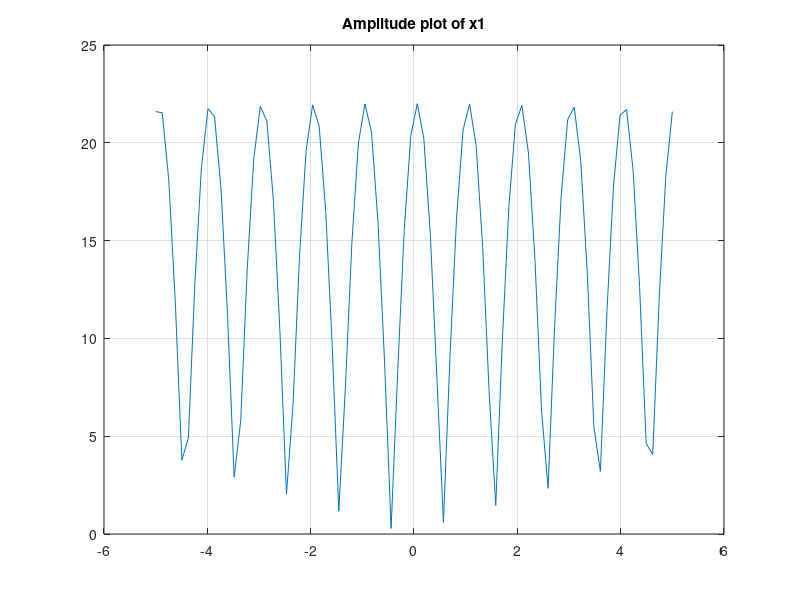
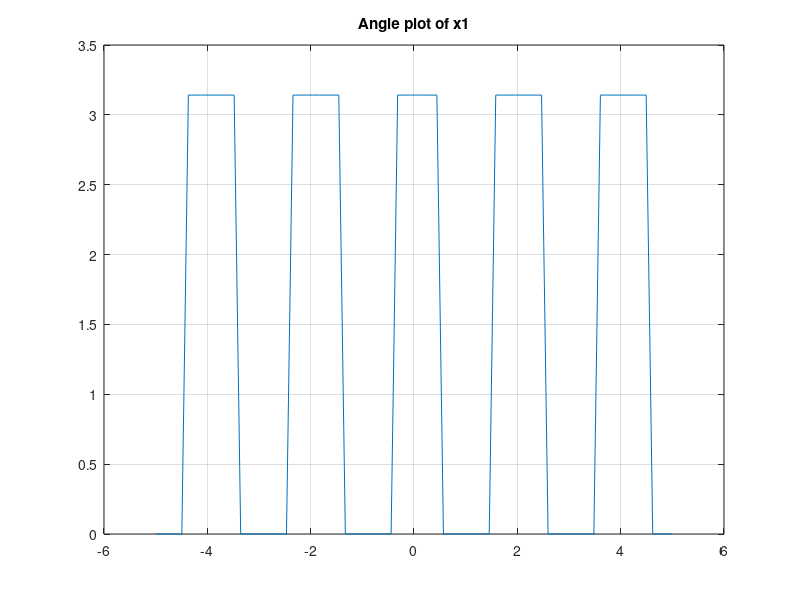
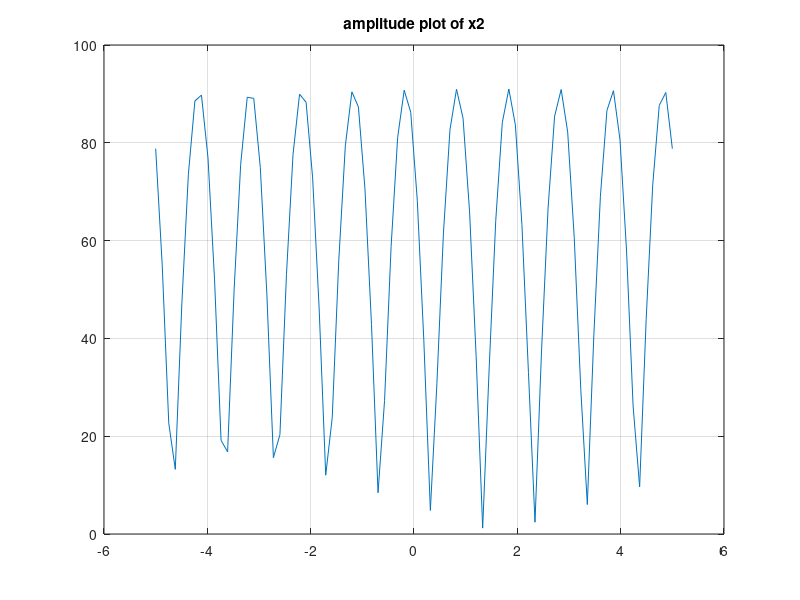
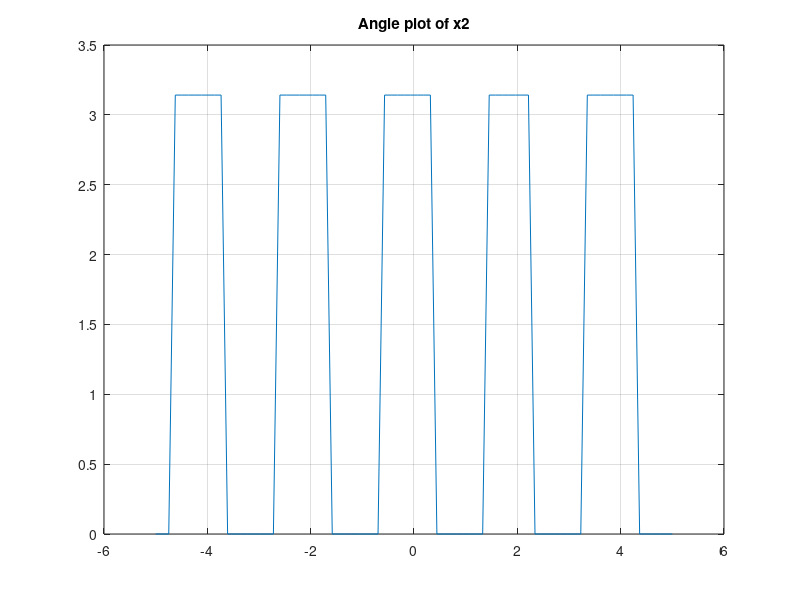

MATLAB code to generate these figures, in order:
% ID = 22-47019-1 AB = 22, GH = 91, CDEF = 4701, DG = 79
t = linspace(-5, 5,80); % 80 samples
CDEF = 4701;
A1 = 22; %AB
phase_degree1 = 79; %j1
phase_rad1 = deg2rad(phase_degree1); %j1 
x1 = A1*sin(2*pi*CDEF*t + phase_rad1);
figure;
plot(t, abs(x1))
title('Amplitude plot of x1')
grid on;

figure;
plot(t, angle(x1))
title('Angle plot of x1')
grid on

% ID = 22-47019-1 , AB = 22, GH = 91, CDEF = 4701
A2 = 91; %GH
phase_degree2 = 30;% j2
phase_rad2 = deg2rad(phase_degree2); %j2
x2 = A2*cos(2*pi*CDEF*t + phase_rad2); % Here phase_rad2 = j2
figure;
plot(t, abs(x2))
title('amplitude plot of x2')
grid on


figure;
plot(t, angle(x2))
title('Angle plot of x2')
grid on

% Phase verification
x1_phase_at_0_deg = phase_degree1; % Phase of x1 at t = 0 in degrees
x2_phase_at_0_deg = phase_degree2; % Phase of x2 at t = 0 in degrees

disp(['Phase of x1(t) at t = 0: ', num2str(x1_phase_at_0_deg), ' degrees']);
disp(['Phase of x2(t) at t = 0: ', num2str(x2_phase_at_0_deg), ' degrees']);

% Maximum amplitude verification
x1_max_amplitude = max(abs(x1)); % Maximum amplitude of x1
x2_max_amplitude = max(abs(x2)); % Maximum amplitude of x2

disp(['Maximum amplitude of x1(t): ', num2str(x1_max_amplitude)]);
disp(['Maximum amplitude of x2(t): ', num2str(x2_max_amplitude)]);
